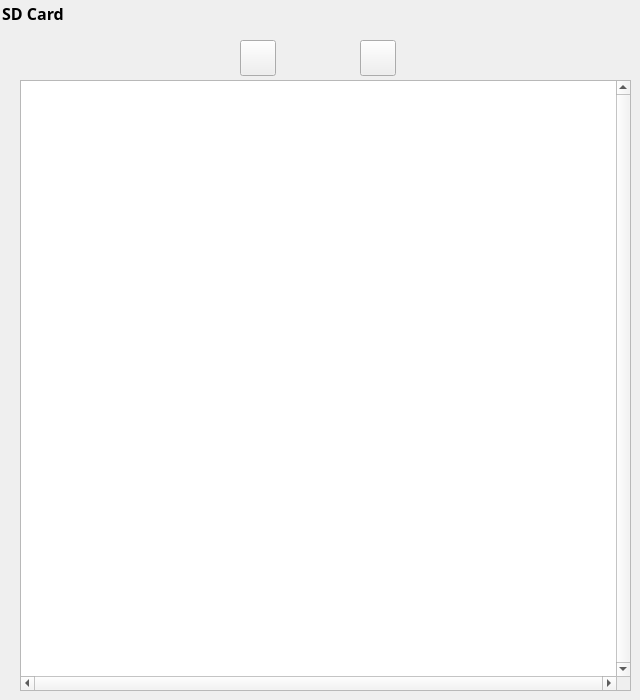
   <widget class="QWidget" name="sd_page">
    <widget class="QGroupBox" name="sd_group">
     <property name="geometry">
      <rect>
       <x>0</x>
       <y>0</y>
       <width>91</width>
       <height>31</height>
      </rect>
     </property>
     <property name="font">
      <font>
       <family>Sans Serif</family>
       <pointsize>12</pointsize>
       <weight>75</weight>
       <bold>true</bold>
      </font>
     </property>
     <property name="styleSheet">
      <string notr="true">border: 0px;</string>
     </property>
     <property name="title">
      <string>SD Card</string>
     </property>
    </widget>
    <widget class="QPushButton" name="sd_pullPushButton">
     <property name="geometry">
      <rect>
       <x>360</x>
       <y>40</y>
       <width>36</width>
       <height>36</height>
      </rect>
     </property>
     <property name="text">
      <string notr="true"/>
     </property>
     <property name="icon">
      <iconset resource="resources.qrc">
       <normaloff>:/light/file_upload</normaloff>:/light/file_upload</iconset>
     </property>
     <property name="themeIconName" stdset="0">
      <string>file_upload</string>
     </property>
    </widget>
    <widget class="QPushButton" name="sd_pushPushButton">
     <property name="geometry">
      <rect>
       <x>240</x>
       <y>40</y>
       <width>36</width>
       <height>36</height>
      </rect>
     </property>
     <property name="text">
      <string notr="true"/>
     </property>
     <property name="icon">
      <iconset resource="resources.qrc">
       <normaloff>:/light/file_download</normaloff>:/light/file_download</iconset>
     </property>
     <property name="themeIconName" stdset="0">
      <string>file_download</string>
     </property>
    </widget>
    <widget class="QTreeView" name="sd_treeView">
     <property name="geometry">
      <rect>
       <x>20</x>
       <y>80</y>
       <width>611</width>
       <height>611</height>
      </rect>
     </property>
     <property name="verticalScrollBarPolicy">
      <enum>Qt::ScrollBarAlwaysOn</enum>
     </property>
     <property name="horizontalScrollBarPolicy">
      <enum>Qt::ScrollBarAlwaysOn</enum>
     </property>
    </widget>
   </widget>
